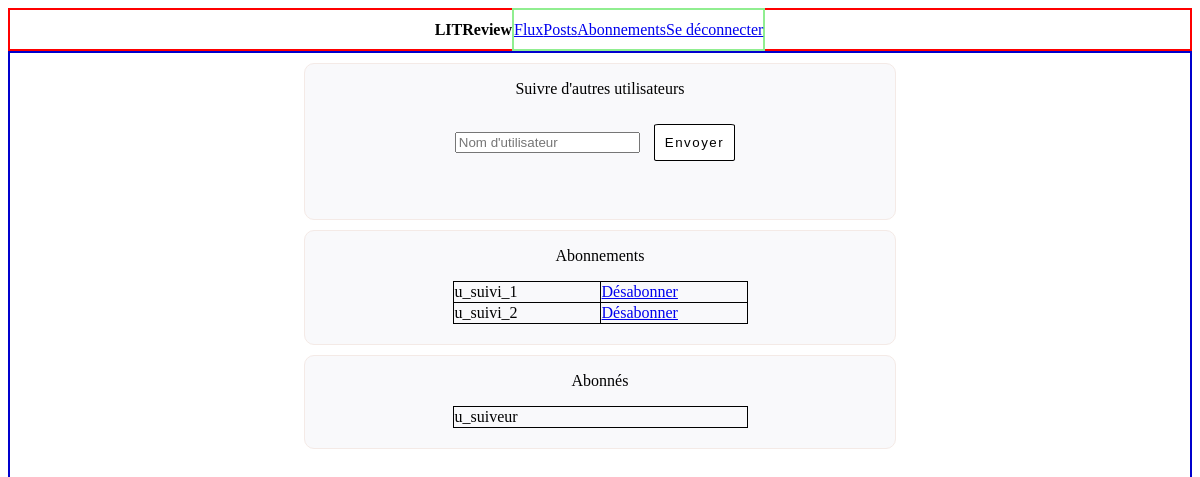
Screenshot of /subscriptions/ (signed in) with the database file from the repository.
### follows/models.py (models this page shows)
class UserFollows(models.Model):
    user = models.ForeignKey(to=settings.AUTH_USER_MODEL,
                             on_delete=models.CASCADE,
                             related_name='following')
    followed_user = models.ForeignKey(to=settings.AUTH_USER_MODEL,
                                      on_delete=models.CASCADE,
                                      related_name='followed_by')
    class Meta:
        unique_together = ('user', 'followed_user',)

### follows/views.py (the view, shortened to what this page needs)
# urls.py: path('subscriptions/', subscriptions_views.Subscriptions.as_view(), name='subscriptions'),
class Subscriptions(View):
    @method_decorator(login_required(login_url='/auth/'))
    def get(self, request):
        user_follows_form = UserFollowForm()
        actual_user = User.objects.get(username=request.user.username)
        user_subscriptions = list(UserFollows.objects.filter(user=actual_user))
        subscribers = [user_follow.user for user_follow in UserFollows.objects.filter(followed_user=actual_user)]
        error_message = request.GET.get('error_message') if request.GET.get('error_message') != 'None' else None
        validation_message = request.GET.get('validation_message') if request.GET.get(
            'validation_message') != 'None' else None
        followed_user = request.GET.get('followed_user') if request.GET.get('followed_user') != 'None' else None
        if error_message is not None:
            error_message = _MESSAGES[error_message].format(username=followed_user)
        else:
            error_message = None
        if validation_message is not None:
            validation_message = _MESSAGES[validation_message].format(username=followed_user)
        else:
            validation_message = None
        return render(request, 'follows/subscriptions.html', context={'user_follows_form': user_follows_form,
                                                                      'subscriptions': user_subscriptions,
                                                                      'subscribers': subscribers,
                                                                      'error_message': error_message,
                                                                      'validation_message': validation_message})

### follows/forms.py
class UserFollowForm(forms.ModelForm):
    class Meta:
        model = UserFollows
        fields = ['user', 'followed_user']
        widgets = {
            'followed_user': forms.TextInput(attrs={'placeholder': 'Nom d\'utilisateur'})
        }

### follows/templates/follows/subscriptions.html (shortened to what this page needs)
{% extends 'base_logged_in.html' %}
{% load static %}
{% block additional_css %}
<link rel="stylesheet" href="{% static 'follows/subscriptions.css' %}"/>
{% endblock %}
{% block content %}
<div>
    <div class="subscriptions__item">
        <p>Suivre d'autres utilisateurs</p>
        <form method="POST" enctype="multipart/form-data">
            {{ user_follows_form.followed_user }}
            <button type="submit" class="button">Envoyer</button>
        </form>
    </div>
    <div class="subscriptions__item">
        <p>Abonnements</p>
        {% if not subscriptions %}
        <p class="error__message">Vous n'êtes abonnées à aucun utilisateur.</p>
        {% else %}
        <table class="subscriptions__table">
            {% for subscription in subscriptions %}
            <tr>
                <td>{{ subscription.followed_user.username }}</td>
                <td>
                    <a href="{% url "delete_subscription" subscription.followed_user.id %}">Désabonner</a>
                </td>
            </tr>
            {% endfor %}
        </table>
        {% endif %}
    </div>
    <div class="subscriptions__item">
        <p>Abonnés</p>
        {% if not subscribers %}
        <p class="error__message">Vous n'avez aucun abonné pour le moment.</p>
        {% else %}
        <table class="subscriptions__table">
            {% for subscriber in subscribers %}
            <tr>
                <td>{{ subscriber.username }}</td>
            </tr>
            {% endfor %}
        </table>
        {% endif %}
    </div>
</div>
{% endblock %}

### static/base.css (style rules this page uses)
.global__margin__bottom, div { margin-bottom: 2%; }
.button { border: 1px solid black; color: black; background-color: white; padding: 10px; text-align: center; letter-spacing: 1.5px; border-radius: 5%; margin: 10px; transition: 0.7s; }

### follows/static/follows/subscriptions.css (style rules this page uses)
.subscriptions__table { margin-bottom: 20px; }
.subscriptions__table, th, td { border-collapse: collapse; border: 1px solid; width: 50%; }
.subscriptions__item { display: flex; flex-direction: column; width: 50%; align-items: center; margin: auto; margin-top: 10px; background-color: #F9F9FB; border-radius: 10px; border: 1px solid #F4EAE6; }

### rows the page displays
UserFollows: followed_user.username "u_suivi_1"
UserFollows: followed_user.username "u_suivi_2"

### other values shown
{{ subscriber.username }} "u_suiveur"
